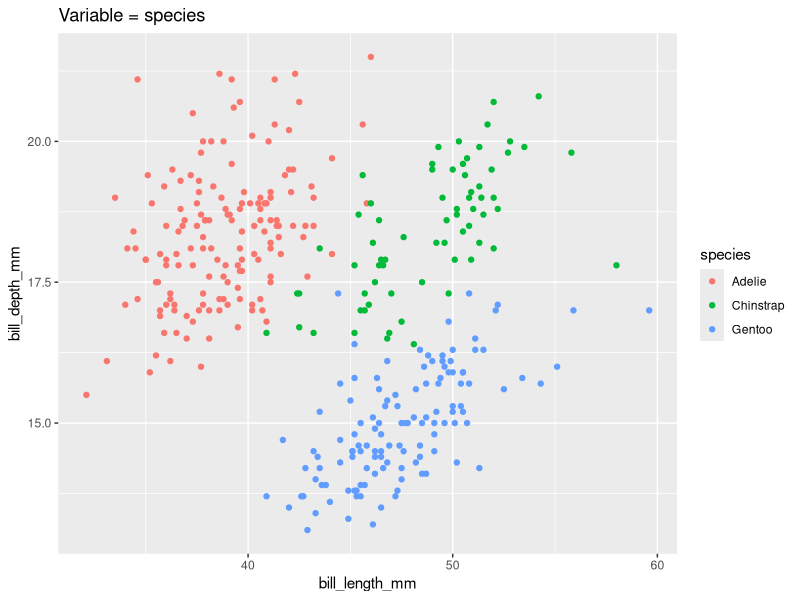

Recreate this plot in R. (Note: this script raises an error after producing the figure.)
## ---- chunk 1
knitr::opts_chunk$set(echo = TRUE, warning = FALSE)
## ---- chunk 2
library(tidyverse)
data(penguins, package = "palmerpenguins")
## ---- chunk 3
## This works
ggplot(penguins, aes(x = bill_length_mm, y = bill_depth_mm, color = species)) + 
  geom_point() + 
  ggtitle("Variable = species")
## ---- chunk 4
## This doesn't
my_plot <- function(var) {
  ggplot(penguins, aes(x = bill_length_mm, y = bill_depth_mm, color = var)) + 
    geom_point() + 
    ggtitle(glue::glue("{var}"))
}
my_plot(species)
## ---- chunk 5
## This works
my_plot <- function(var) {
  ggplot(penguins, aes(x = bill_length_mm, y = bill_depth_mm, color = {{ var }})) + 
    geom_point()
}
my_plot(species)
## ---- chunk 6
## This works
my_plot <- function(var) {
  ggplot(penguins, aes(x = bill_length_mm, y = bill_depth_mm, color = !!enquo(var))) + 
    geom_point()
}
my_plot(species)
## ---- chunk 7
## This works
my_plot <- function(var) {
  ggplot(penguins, aes(x = bill_length_mm, y = bill_depth_mm, color = {{ var }})) + 
    geom_point() + 
    ggtitle(glue::glue("Variable = {ensym(var)}"))
}
my_plot(species)
## ---- chunk 8
cat_vars <- names(penguins)[map_lgl(penguins, is.factor)] ## [1] "species" "island"  "sex" 
map(cat_vars, my_plot) %>% cowplot::plot_grid(plotlist = .)
## ---- chunk 9
## This works
my_plot <- function(var) {
  ggplot(penguins, aes(x = bill_length_mm, y = bill_depth_mm, color = .data[[var]] )) + 
    geom_point() + 
    ggtitle(glue::glue("Variable = {var}"))
}
my_plot("species")
## ---- chunk 10
map(cat_vars, my_plot) %>% cowplot::plot_grid(plotlist = .)
## ---- chunk 11
ggplot(penguins %>% filter(species == "Adelie"), 
       aes(x = bill_length_mm, y = bill_depth_mm, color = island)) + 
    geom_point() + 
    ggtitle("Penguins of species Adelie, colored by island")
## ---- chunk 12
## This seems to works
my_plot <- function(species) {
  ggplot(penguins %>% filter(species == species), 
         aes(x = bill_length_mm, y = bill_depth_mm, color = island )) + 
    geom_point() + 
    ggtitle(glue::glue("Penguins of species {species}, colored by island"))
}
## ---- chunk 13
my_plot("Adelie")
## ---- chunk 14
## This works
my_plot <- function(species) {
  ggplot(penguins %>% filter(species == .env$species), 
         aes(x = bill_length_mm, y = bill_depth_mm, color = island )) + 
    geom_point() + 
    ggtitle(glue::glue("Penguins of species {species}, colored by island"))
}
## ---- chunk 15
my_plot("Adelie")
## ---- chunk 16
unique(penguins$species) %>% map(my_plot) %>% cowplot::plot_grid(plotlist = .)
## ---- chunk 17
my_plot <- function(species, color) {
  ggplot(penguins %>% filter(species == .env$species), 
         aes(x = bill_length_mm, y = bill_depth_mm, color = .data[[color]])) + 
    geom_point() + 
    ggtitle(glue::glue("Penguins of species {species}, colored by {color}"))
}
my_plot("Adelie", "sex")
